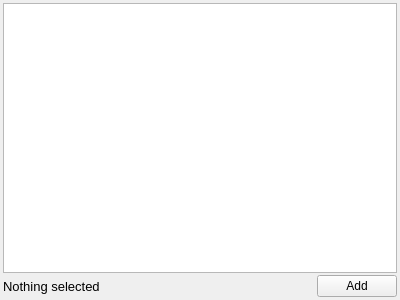
<ui version="4.0" >
 <class>tagsWidget</class>
 <widget class="QWidget" name="tagsWidget" >
  <property name="geometry" >
   <rect>
    <x>0</x>
    <y>0</y>
    <width>400</width>
    <height>300</height>
   </rect>
  </property>
  <property name="windowTitle" >
   <string>Form</string>
  </property>
  <layout class="QGridLayout" name="gridLayout" >
   <property name="margin" >
    <number>0</number>
   </property>
   <item row="0" column="0" >
    <widget class="QWidget" native="1" name="widget" >
     <property name="sizePolicy" >
      <sizepolicy vsizetype="Expanding" hsizetype="Expanding" >
       <horstretch>1</horstretch>
       <verstretch>1</verstretch>
      </sizepolicy>
     </property>
     <layout class="QGridLayout" name="gridLayout_12" >
      <property name="margin" >
       <number>3</number>
      </property>
      <property name="spacing" >
       <number>2</number>
      </property>
      <item row="0" column="0" colspan="2" >
       <widget class="QListWidget" name="tagsListWidget" >
        <property name="acceptDrops" >
         <bool>true</bool>
        </property>
        <property name="statusTip" >
         <string>Right mouse click on a tag to add it or remove it from TagSet</string>
        </property>
       </widget>
      </item>
      <item row="1" column="0" >
       <widget class="QLabel" name="titleLabel" >
        <property name="sizePolicy" >
         <sizepolicy vsizetype="Preferred" hsizetype="MinimumExpanding" >
          <horstretch>0</horstretch>
          <verstretch>0</verstretch>
         </sizepolicy>
        </property>
        <property name="font" >
         <font>
          <pointsize>10</pointsize>
         </font>
        </property>
        <property name="frameShape" >
         <enum>QFrame::NoFrame</enum>
        </property>
        <property name="text" >
         <string>Nothing selected</string>
        </property>
        <property name="textFormat" >
         <enum>Qt::PlainText</enum>
        </property>
        <property name="scaledContents" >
         <bool>true</bool>
        </property>
        <property name="alignment" >
         <set>Qt::AlignLeading|Qt::AlignLeft|Qt::AlignVCenter</set>
        </property>
        <property name="buddy" >
         <cstring>tagsListWidget</cstring>
        </property>
       </widget>
      </item>
      <item row="1" column="1" >
       <widget class="QPushButton" name="newTagButton" >
        <property name="sizePolicy" >
         <sizepolicy vsizetype="Fixed" hsizetype="Fixed" >
          <horstretch>0</horstretch>
          <verstretch>0</verstretch>
         </sizepolicy>
        </property>
        <property name="toolTip" >
         <string>Add a tag</string>
        </property>
        <property name="text" >
         <string>Add</string>
        </property>
        <property name="icon" >
         <iconset resource="application.qrc" >
          <normaloff>:/fontmatrix_tags.png</normaloff>:/fontmatrix_tags.png</iconset>
        </property>
        <property name="flat" >
         <bool>false</bool>
        </property>
       </widget>
      </item>
     </layout>
    </widget>
   </item>
  </layout>
 </widget>
 <resources>
  <include location="application.qrc" />
 </resources>
 <connections/>
</ui>
